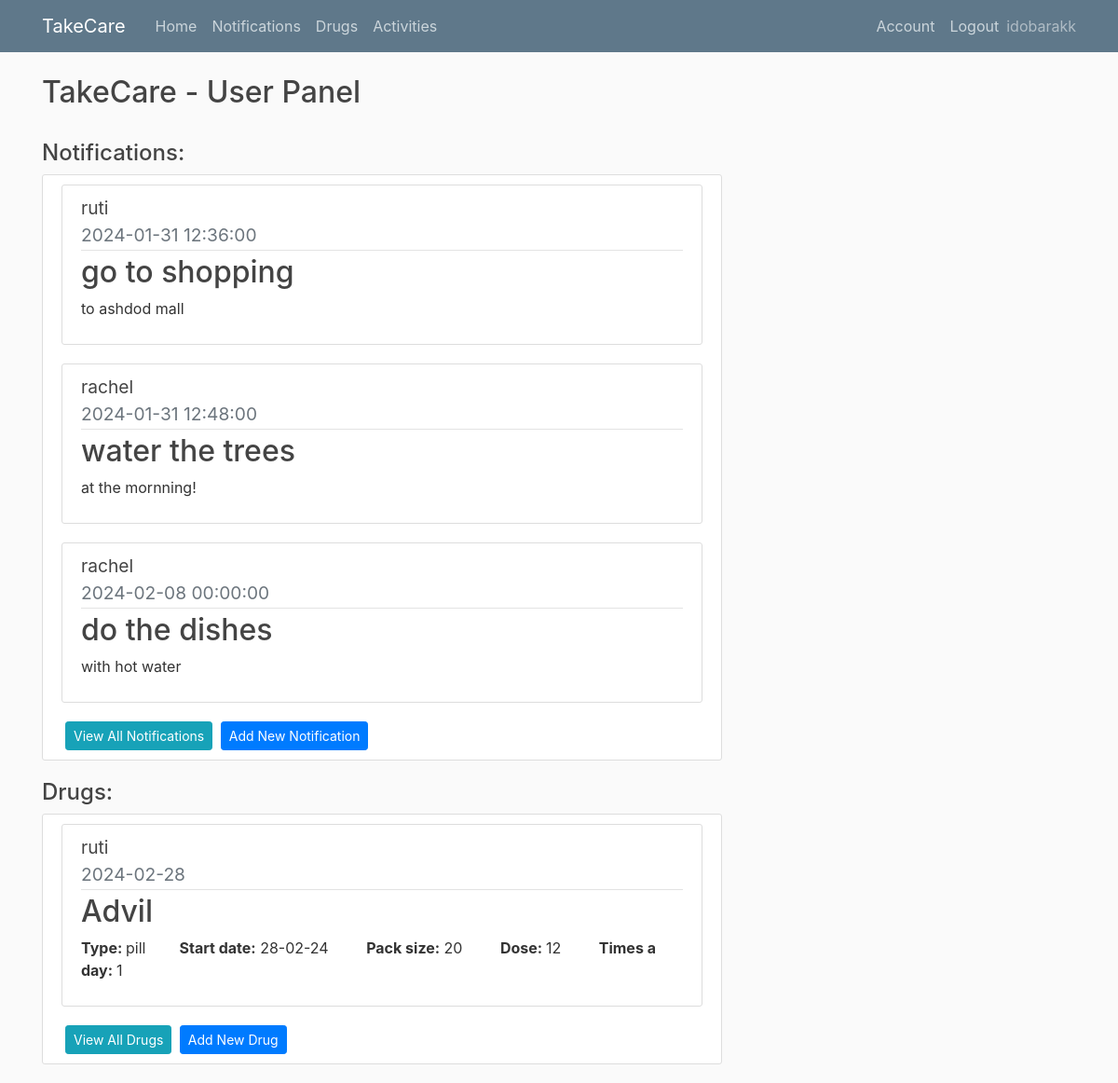
The app's page /home (signed in) with its own data.
### app/models.py (models this page shows, shortened)
class User(db.Model, UserMixin):
    id = db.Column(db.Integer, primary_key=True)
    username = db.Column(db.String(20), unique=True,nullable=False)
    email = db.Column(db.String(100), unique=True,nullable=False)
    image_file = db.Column(db.String(100),nullable=False,default='default.jpg')
    password= db.Column(db.String(60),nullable=False)
    ElderlyUser = db.relationship('Elderlyuser',backref='creator',lazy=True )
    Notifications = db.relationship('Notification',backref='creator',lazy=True )
    Drugs = db.relationship('Drug',backref='creator',lazy=True )

class Elderlyuser(db.Model, UserMixin):
    id = db.Column(db.Integer, primary_key=True)
    username = db.Column(db.String(20), unique=True,nullable=False)
    password= db.Column(db.String(60),nullable=False)
    user_id = db.Column(db.Integer, db.ForeignKey('user.id'), nullable=False)

class Notification(db.Model):
    id = db.Column(db.Integer, primary_key=True)
    title = db.Column(db.String(150),nullable=False)
    content = db.Column(db.Text,nullable=False)
    date = db.Column(db.Date,nullable=False)
    time = db.Column(db.Time,nullable=False)
    user_id = db.Column(db.Integer, db.ForeignKey('user.id'), nullable=False)
    elderly_user_id = db.Column(db.Integer, db.ForeignKey('elderlyuser.id'), nullable=False)

class Drug(db.Model):
    id = db.Column(db.Integer, primary_key=True)
    name = db.Column(db.String(150),nullable=False)
    type = db.Column(db.Text,nullable=False)
    dose = db.Column(db.Integer,nullable=False)
    timesaday = db.Column(db.Integer,nullable=False)
    taketime= db.Column(db.Time, nullable=False)
    gap = db.Column(db.Integer, nullable=False)
    packsize = db.Column(db.Integer,nullable=False)
    daystotake = db.Column(db.Integer,nullable=False)
    startdate = db.Column(db.Date,nullable=False)
    user_id = db.Column(db.Integer, db.ForeignKey('user.id'), nullable=False)
    elderly_user_id = db.Column(db.Integer, db.ForeignKey('elderlyuser.id'), nullable=False)
    drugschedules = db.relationship("DrugSchedule", cascade="all, delete")

### app/routes.py (the view)
@app.route("/")
@app.route("/home")
@login_required
def home():
    notifications = Notification.query.filter_by(user_id=current_user.id).order_by(Notification.date.asc()).order_by(Notification.time.asc()).limit(3)
    drugs = Drug.query.filter_by(user_id=current_user.id)
    eldelys = Elderlyuser.query.filter_by(user_id=current_user.id)
    eldelys_dict = {i.id: i.username for i in eldelys}
    return render_template("home.html",notifications=notifications ,drugs=drugs,eldelys_dict=eldelys_dict)

### app/models.py (called while the page is built)
@login_manager.user_loader
def load_user(user_id):
    return User.query.get(int(user_id))

### app/templates/home.html
{% extends "layout.html" %}
{% block content %}
  <h2> TakeCare - User Panel </h2>
  <br>
  <h4>Notifications:</h4>
  <div class="content-section">
    {% if notifications.count() == 0  %}
        <h5>No notifications found</h5>
    {% else %}
      {% for notification in notifications %}
      <article class="media content-section">
        <div class="media-body">
               <div class="article-title">
                    <big>{{ eldelys_dict[notification.elderly_user_id] }}</big>
                </div>
          <div class="article-metadata">
            <big class="text-muted">{{ notification.date.strftime('%Y-%m-%d') }}    {{ notification.time }} </big>
          </div>
          <h2>{{ notification.title }}</h2>
          <p class="article-content">{{ notification.content }}</p>
        </div>
      </article>
      {% endfor %}
    {% endif %}
    <a class="btn btn-info btn-sm ml-1" href="{{url_for('notification')}}"> View All Notifications</a>
    <a class="btn btn-primary btn-sm ml-1" href="{{url_for('add_notification')}}"> Add New Notification</a>
  </div>
  <h4>Drugs:</h4>
  <div class="content-section">
    {% if drugs.count() == 0  %}
        <h5>No drugs found</h5>
    {% else %}
      {% for drug in drugs %}
      <article class="media content-section">
        <div class="media-body">
                <div class="article-title">
                    <big>{{ eldelys_dict[drug.elderly_user_id] }}</big>
                </div>
          <div class="article-metadata">
            <big class="text-muted">{{ drug.startdate.strftime('%Y-%m-%d') }} </big>
          </div>
          <h2>{{ drug.name }}</h2>
            <p>
              <strong>Type: </strong> {{ drug.type }}&nbsp; &nbsp; &nbsp; &nbsp;
              <strong>Start date:</strong> {{ drug.startdate.strftime('%d-%m-%y') }} &nbsp; &nbsp; &nbsp; &nbsp;
              <strong>Pack size:</strong> {{ drug.packsize }} &nbsp; &nbsp; &nbsp; &nbsp;
              <strong> Dose: </strong>{{ drug.dose }} &nbsp; &nbsp; &nbsp; &nbsp;
              <strong>Times a day: </strong>{{ drug.timesaday }} &nbsp;
            </p>
        </div>
      </article>
      {% endfor %}
    {% endif %}
    <a class="btn btn-info btn-sm ml-1" href="{{url_for('drugs')}}"> View All Drugs</a>
    <a class="btn btn-primary btn-sm ml-1" href="{{url_for('add_drug')}}"> Add New Drug</a>
  </div>
{% endblock content %}

### app/templates/layout.html (shortened to what this page needs)
<!DOCTYPE html>
<html>
<head>
    <link rel="stylesheet" href="https://maxcdn.bootstrapcdn.com/bootstrap/4.0.0/css/bootstrap.min.css">
    <link rel="stylesheet" type="text/css" href="{{ url_for('static', filename='main.css') }}">
</head>
<body>
    <header class="site-header">
      <nav class="navbar navbar-expand-md navbar-dark bg-steel fixed-top">
        <div class="container">
          <a class="navbar-brand mr-4" href="/">TakeCare</a>
          <div class="collapse navbar-collapse" id="navbarToggle">
            <div class="navbar-nav mr-auto">
              <a class="nav-item nav-link" href="{{url_for('home')}}">Home</a>
              <a class="nav-item nav-link" href="{{url_for('notification')}}">Notifications</a>
              <a class="nav-item nav-link" href="{{url_for('drugs')}}">Drugs</a>
              <a class="nav-item nav-link" href="{{url_for('activities')}}">Activities</a>
            </div>
            {% if not current_user.is_authenticated %}
            <div class="navbar-nav">
              <a class="nav-item nav-link" href="{{url_for('login')}}">Login</a>
              <a class="nav-item nav-link" href="{{url_for('register')}}">Register</a>
            </div>
            {% else %}
            <div class="navbar-nav">
              <a class="nav-item nav-link" href="{{url_for('account')}}">Account</a>
              <a class="nav-item nav-link" href="{{url_for('logout')}}">Logout</a>
              <sapn class="navbar-text">{{current_user.username}}</span>
            </div>
            {% endif %}
          </div>
        </div>
      </nav>
    </header>
    <main role="main" class="container">
      <div class="row">
        <div class="col-md-8">
          {% block content %} {% endblock %}
        </div>
    </main>
</body>
</html>

### app/static/main.css (style rules this page uses)
body { background: #fafafa; color: #333333; margin-top: 5rem; }
h1, h2, h3, h4, h5, h6 { color: #444444; }
.bg-steel { background-color: #5f788a; }
.site-header .navbar-nav .nav-link { color: #cbd5db; }
.content-section { background: #ffffff; padding: 10px 20px; border: 1px solid #dddddd; border-radius: 3px; margin-bottom: 20px; }
.article-title { color: #444444; }
.article-content { white-space: pre-line; }
.article-metadata { padding-bottom: 1px; margin-bottom: 4px; border-bottom: 1px solid #e3e3e3 }

### records on screen
User: username "idobarakk"
Notification: date "2024-01-31", time "12:36:00", title "go to shopping", content "to ashdod mall"
Elderlyuser: username "ruti"
Notification: date "2024-01-31", time "12:48:00", title "water the trees", content "at the mornning!"
Elderlyuser: username "rachel"
Notification: date "2024-02-08", time "00:00:00", title "do the dishes", content "with hot water"
Drug: startdate "2024-02-28", name "Advil", type "pill", startdate "28-02-24", packsize "20", dose "12", timesaday "1"
